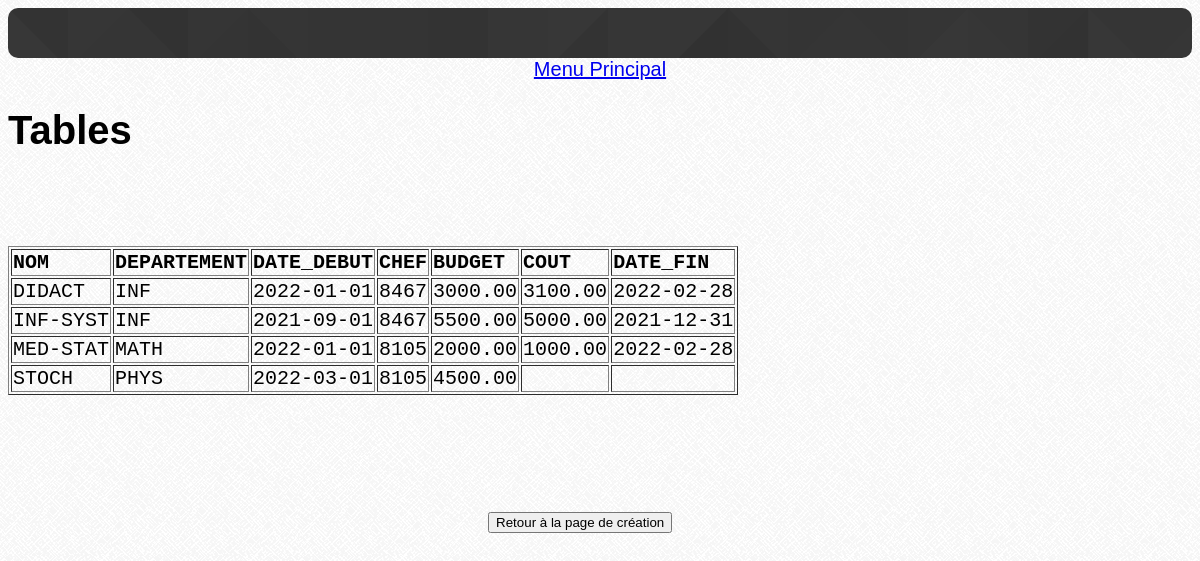
Page /creer_termine.php on the committed database.
### tables this page shows
CREATE TABLE PROJET(
    NOM VARCHAR(50) NOT NULL,
    DEPARTEMENT VARCHAR(50) NOT NULL,
    DATE_DEBUT DATE,
    CHEF INT,
    BUDGET DECIMAL(10, 2) CHECK (BUDGET >= 0),
    COUT DECIMAL(10, 2) CHECK (COUT >= 0),
    DATE_FIN DATE, 
    CHECK (DATE_FIN >= DATE_DEBUT),
    PRIMARY KEY(NOM),
    FOREIGN KEY(DEPARTEMENT) REFERENCES DEPARTEMENT(NOM),
    FOREIGN KEY(CHEF) REFERENCES EMPLOYE(NO));

### fonctions.php (the view, shortened to what this page needs)
<?php
    function afficherTable($bdd, $query){
        $tableStatement = $bdd->prepare($query);
        $tableStatement->execute();
        $table = $tableStatement->fetchAll();
        $col = $table[0];
        $columns = array();
        echo "<pre>";
        foreach($col AS $key=>$value) {
            if(is_string($key)){
                $columns[] = $key;
            }
        }
        echo "<table border=1>";
        foreach($columns as $value) {
            echo "<th>$value</th> ";
        }
        for($i=0; $i < count($table); $i++){
            echo "<tr>";
            for ($j=0; $j < count($columns); $j++) {
                echo "<td id=\"bloc_td\">".$table[$i][$j]."</td>";
            }
            echo "</tr>";
        }
        echo "</table>";
    }
    function terminerProjet($bdd, $nomProjet, $dateFin, $noExpert, $commentaires, $succes){
        $query = " SELECT * FROM PROJET";
        afficherTable($bdd, $query);
    }
?>

### style.css (style rules this page uses)
body { color: black; background: url("greyzz.png"); font-family: "Arial", "Times New Roman", sans-serif; font-weight: normal; font-style: normal; word-wrap: break-word; max-width: 100%; white-space: normal; text-align: justify; font-size: 20px; }
#bloc_td { max-width: 100%; white-space: normal; }

### rows in the picture
projet: NOM "DIDACT", DEPARTEMENT "INF", DATE_DEBUT "2022-01-01", CHEF "8467", BUDGET "3000.00", COUT "3100.00", DATE_FIN "2022-02-28"
projet: NOM "INF-SYST", DEPARTEMENT "INF", DATE_DEBUT "2021-09-01", CHEF "8467", BUDGET "5500.00", COUT "5000.00", DATE_FIN "2021-12-31"
projet: NOM "MED-STAT", DEPARTEMENT "MATH", DATE_DEBUT "2022-01-01", CHEF "8105", BUDGET "2000.00", COUT "1000.00", DATE_FIN "2022-02-28"
projet: NOM "STOCH", DEPARTEMENT "PHYS", DATE_DEBUT "2022-03-01", CHEF "8105", BUDGET "4500.00"

### other values in the picture
$value "NOM"
$value "DEPARTEMENT"
$value "DATE_DEBUT"
$value "CHEF"
$value "BUDGET"
$value "COUT"
$value "DATE_FIN"
